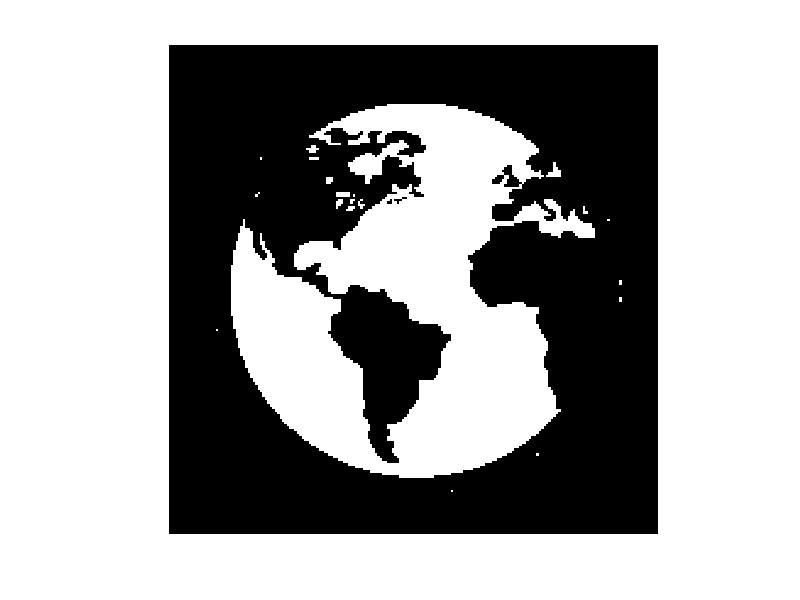

This figure's MATLAB source:
close all; clear all; clc;
%%% test de récepteur non cohérent

load("binaryimage16.mat")
load("randomsignal16.mat")

fs = 48000; 
Ts = 1/fs; 
b=2;
M = 4; 
df=1000;
f0 = 10000;
T = 1/(2*df); 
ntot = 200*200/b;
ttot = ntot*T;
infor = [];
phi = pi;
final = [];
a = T/Ts;

for n = 0:ntot-1
    t = n*T:Ts:(n+1)*T-Ts;
    fi = [f0, f0+df, f0+2*df, f0+3*df];
    [~, I] = max(abs(trapz(stot(n*a+1:(n+1)*a)'.*exp(-1i*2*pi*t'*fi+phi))));
    m = dec2bin(I-1,2); %%% on fait -1 car si on a le max en corr(4), ça correspond à i = m = 3
    infor = [infor, m];
end 


for i=1:length(info)
    final = [final, str2num(infor(i))];
   
end

compare = final' == info;
errors = length(find(compare<1));     %trouve le nombre d'erreurs
image = reshape(final,[200, 200]);
figure(1)
imshow(image)
hold on





